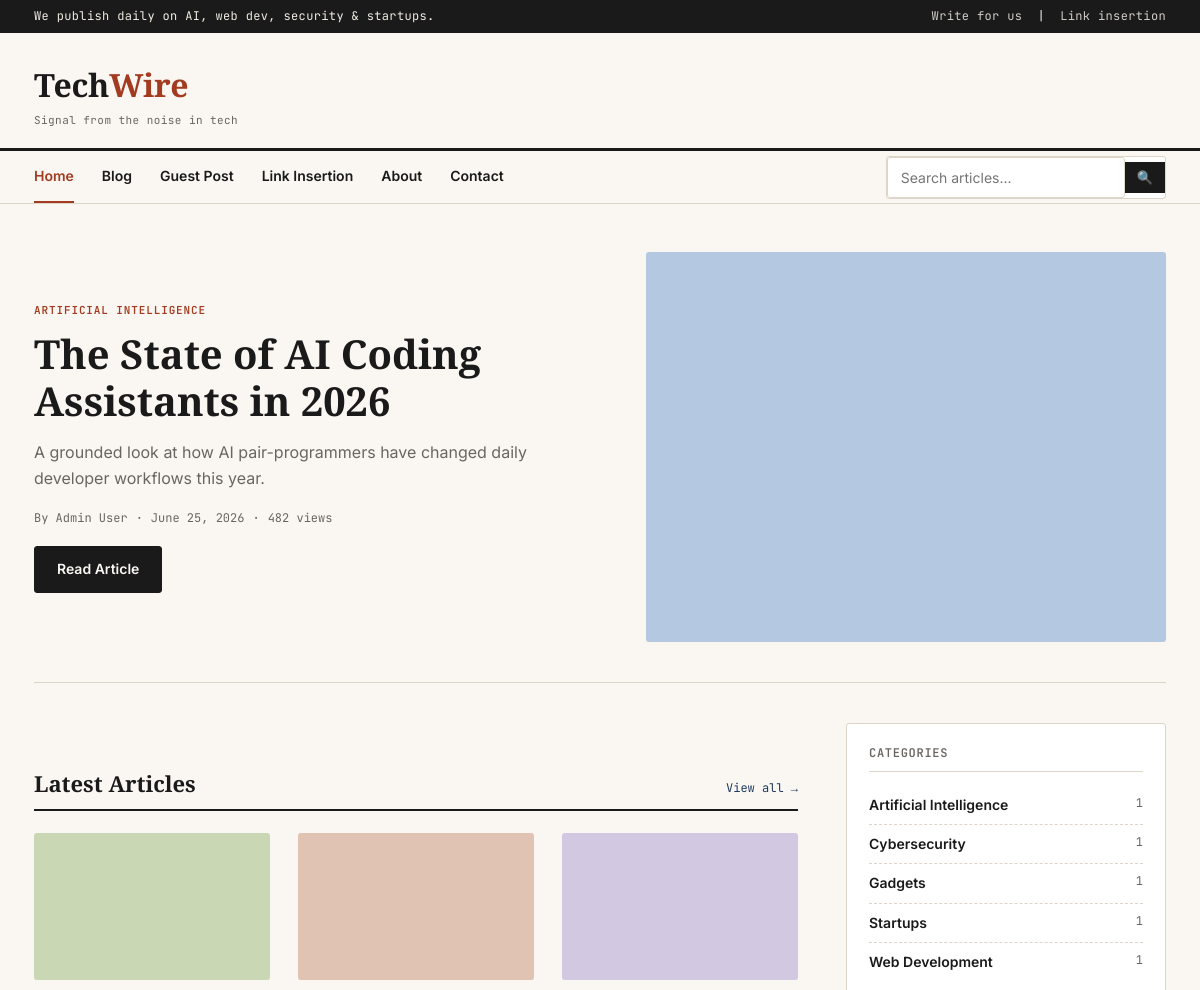
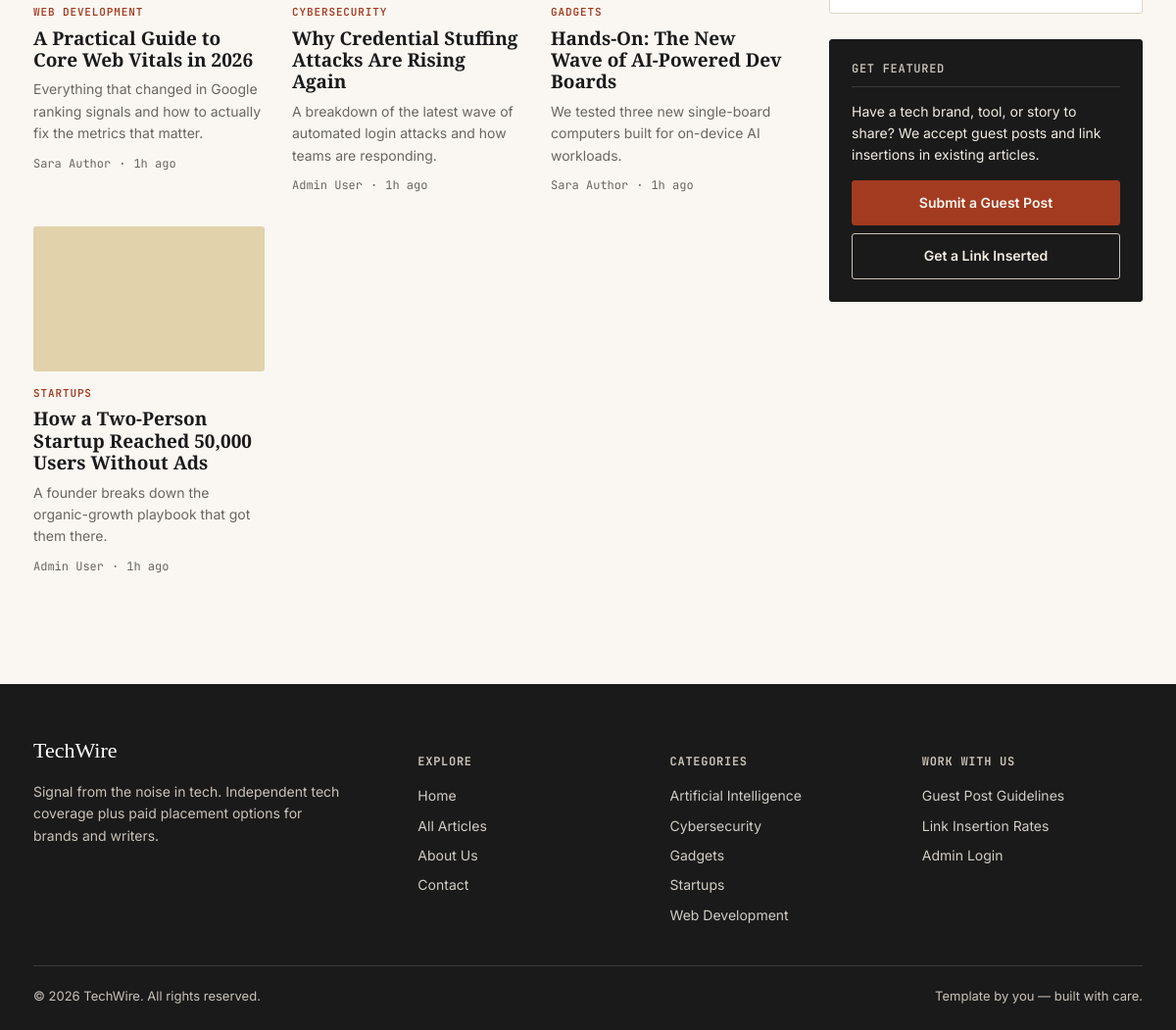
The page / on the database its author committed (2 pictures, top to bottom).
### tables this page shows
CREATE TABLE IF NOT EXISTS posts (
    id INT AUTO_INCREMENT PRIMARY KEY,
    title VARCHAR(255) NOT NULL,
    slug VARCHAR(255) NOT NULL UNIQUE,
    excerpt VARCHAR(500),
    content LONGTEXT NOT NULL,
    featured_image VARCHAR(255),
    category_id INT,
    author_id INT NOT NULL,
    status ENUM('draft','pending','published') NOT NULL DEFAULT 'draft',
    is_sponsored TINYINT(1) NOT NULL DEFAULT 0,
    post_type ENUM('standard','guest_post') NOT NULL DEFAULT 'standard',
    views INT NOT NULL DEFAULT 0,
    published_at DATETIME NULL,
    created_at DATETIME DEFAULT CURRENT_TIMESTAMP,
    updated_at DATETIME DEFAULT CURRENT_TIMESTAMP ON UPDATE CURRENT_TIMESTAMP,
    FOREIGN KEY (category_id) REFERENCES categories(id) ON DELETE SET NULL,
    FOREIGN KEY (author_id) REFERENCES users(id) ON DELETE CASCADE,
    FULLTEXT KEY ft_search (title, excerpt, content)
);

CREATE TABLE IF NOT EXISTS categories (
    id INT AUTO_INCREMENT PRIMARY KEY,
    name VARCHAR(100) NOT NULL,
    slug VARCHAR(100) NOT NULL UNIQUE,
    description VARCHAR(255),
    created_at DATETIME DEFAULT CURRENT_TIMESTAMP
);

CREATE TABLE IF NOT EXISTS users (
    id INT AUTO_INCREMENT PRIMARY KEY,
    name VARCHAR(100) NOT NULL,
    email VARCHAR(150) NOT NULL UNIQUE,
    password VARCHAR(255) NOT NULL,
    role ENUM('admin','author') NOT NULL DEFAULT 'author',
    avatar VARCHAR(255) DEFAULT 'assets/images/avatar-default.png',
    bio TEXT,
    status ENUM('active','disabled') NOT NULL DEFAULT 'active',
    created_at DATETIME DEFAULT CURRENT_TIMESTAMP
);

### includes/functions.php (called while the page is built, shortened)
<?php
function e($str) {
    return htmlspecialchars($str ?? '', ENT_QUOTES, 'UTF-8');
}
function get_setting($pdo, $key, $default = '') {
    static $cache = null;
    if ($cache === null) {
        $cache = [];
        $stmt = $pdo->query("SELECT setting_key, setting_value FROM site_settings");
        foreach ($stmt->fetchAll() as $row) {
            $cache[$row['setting_key']] = $row['setting_value'];
        }
    }
    return $cache[$key] ?? $default;
}
function time_ago($datetime) {
    $diff = time() - strtotime($datetime);
    if ($diff < 86400) return floor($diff / 3600) . 'h ago';
    return date('M j, Y', strtotime($datetime));
}
function format_date($datetime) {
    return date('F j, Y', strtotime($datetime));
}

### index.php (the view, shortened to what this page needs)
<?php
require_once __DIR__ . '/includes/config.php';
require_once __DIR__ . '/includes/functions.php';
$active_nav = 'home';
$featured = $pdo->query("
    SELECT p.*, c.name AS cat_name, c.slug AS cat_slug, u.name AS author_name
    FROM posts p
    LEFT JOIN categories c ON p.category_id = c.id
    LEFT JOIN users u ON p.author_id = u.id
    WHERE p.status = 'published'
    ORDER BY p.published_at DESC
    LIMIT 1
")->fetch();
$latest = $pdo->prepare("
    SELECT p.*, c.name AS cat_name, c.slug AS cat_slug, u.name AS author_name
    FROM posts p
    LEFT JOIN categories c ON p.category_id = c.id
    LEFT JOIN users u ON p.author_id = u.id
    WHERE p.status = 'published' AND p.id != ?
    ORDER BY p.published_at DESC
    LIMIT 6
");
$latest->execute([$featured['id'] ?? 0]);
$latest_posts = $latest->fetchAll();
$categories = $pdo->query("
    SELECT c.*, COUNT(p.id) AS post_count
    FROM categories c
    LEFT JOIN posts p ON p.category_id = c.id AND p.status = 'published'
    GROUP BY c.id ORDER BY c.name
")->fetchAll();
require_once __DIR__ . '/includes/header.php';
?>
<div class="container">
  <?php if ($featured): ?>
  <section class="featured-post">
    <div>
      <div class="meta-line">
        <span class="eyebrow"><?= e($featured['cat_name'] ?? 'General') ?></span>
      </div>
      <h1><a href="<?= SITE_URL ?>/post.php?slug=<?= e($featured['slug']) ?>" style="color:inherit;"><?= e($featured['title']) ?></a></h1>
      <p class="excerpt"><?= e($featured['excerpt'] ?: excerpt_from_content($featured['content'])) ?></p>
      <div class="meta-line" style="margin-bottom:18px;">
        <span>By <?= e($featured['author_name']) ?></span>
        <span class="dot"></span>
        <span><?= format_date($featured['published_at']) ?></span>
        <span class="dot"></span>
        <span><?= (int)$featured['views'] ?> views</span>
      </div>
      <a href="<?= SITE_URL ?>/post.php?slug=<?= e($featured['slug']) ?>" class="btn btn-primary">Read Article</a>
    </div>
    <div class="media">
      <img src="<?= SITE_URL ?>/<?= e($featured['featured_image'] ?: 'assets/images/placeholder.jpg') ?>" alt="<?= e($featured['title']) ?>">
    </div>
  </section>
  <?php else: ?>
  <div class="empty-state"><div class="icon">📰</div><p>No published articles yet. Log in to the admin panel to publish your first post.</p></div>
  <?php endif; ?>
  <div class="layout-with-sidebar">
    <div>
      <div class="section-head">
        <h2>Latest Articles</h2>
        <a href="<?= SITE_URL ?>/blog.php">View all &rarr;</a>
      </div>
      <?php if ($latest_posts): ?>
      <div class="post-river">
        <?php foreach ($latest_posts as $p): ?>
        <article class="post-card">
          <div class="media">
            <a href="<?= SITE_URL ?>/post.php?slug=<?= e($p['slug']) ?>">
              <img src="<?= SITE_URL ?>/<?= e($p['featured_image'] ?: 'assets/images/placeholder.jpg') ?>" alt="<?= e($p['title']) ?>">
            </a>
          </div>
          <span class="eyebrow"><?= e($p['cat_name'] ?? 'General') ?></span>
          <h3><a href="<?= SITE_URL ?>/post.php?slug=<?= e($p['slug']) ?>"><?= e($p['title']) ?></a></h3>
          <p><?= e($p['excerpt'] ?: excerpt_from_content($p['content'], 100)) ?></p>
          <div class="meta-line"><span><?= e($p['author_name']) ?></span><span class="dot"></span><span><?= time_ago($p['published_at']) ?></span></div>
        </article>
        <?php endforeach; ?>
      </div>
      <?php else: ?>
        <div class="empty-state"><p>More articles will show up here once they're published.</p></div>
      <?php endif; ?>
    </div>
    <aside>
      <div class="sidebar-box">
        <h4>Categories</h4>
        <ul class="cat-list">
          <?php foreach ($categories as $c): ?>
          <li><a href="<?= SITE_URL ?>/category.php?slug=<?= e($c['slug']) ?>"><?= e($c['name']) ?></a><span class="cat-count"><?= (int)$c['post_count'] ?></span></li>
          <?php endforeach; ?>
        </ul>
      </div>
      <div class="sidebar-box cta">
        <h4>Get Featured</h4>
        <p>Have a tech brand, tool, or story to share? We accept guest posts and link insertions in existing articles.</p>
        <a href="<?= SITE_URL ?>/guest-post.php" class="btn btn-primary btn-block" style="margin-bottom:8px;">Submit a Guest Post</a>
        <a href="<?= SITE_URL ?>/link-insertion.php" class="btn btn-outline btn-block" style="border-color:var(--grey-light); color:var(--paper-warm);">Get a Link Inserted</a>
      </div>
    </aside>
  </div>
</div>
<?php require_once __DIR__ . '/includes/footer.php'; ?>

### includes/header.php (shortened to what this page needs)
<?php
$site_name = get_setting($pdo, 'site_name', 'TechWire');
$tagline = get_setting($pdo, 'site_tagline', 'Signal from the noise in tech');
?>
<!DOCTYPE html>
<html lang="en">
<head>
<link rel="stylesheet" href="<?= SITE_URL ?>/assets/css/style.css">
</head>
<body>
<div class="masthead-top">
  <div class="container">
    <span>We publish daily on AI, web dev, security &amp; startups.</span>
    <span><a href="<?= SITE_URL ?>/guest-post.php">Write for us</a> &nbsp;|&nbsp; <a href="<?= SITE_URL ?>/link-insertion.php">Link insertion</a></span>
  </div>
</div>
<header class="masthead">
  <div class="container">
    <div>
      <a href="<?= SITE_URL ?>/index.php" style="text-decoration:none;">
        <div class="logo"><?= e(substr($site_name,0,4)) ?><span><?= e(substr($site_name,4)) ?></span></div>
      </a>
      <div class="tagline"><?= e($tagline) ?></div>
    </div>
  </div>
</header>
<nav class="main-nav">
  <div class="container">
    <ul class="nav-links">
      <li><a href="<?= SITE_URL ?>/index.php" class="<?= ($active_nav ?? '') === 'home' ? 'active' : '' ?>">Home</a></li>
      <li><a href="<?= SITE_URL ?>/blog.php" class="<?= ($active_nav ?? '') === 'blog' ? 'active' : '' ?>">Blog</a></li>
      <li><a href="<?= SITE_URL ?>/guest-post.php" class="<?= ($active_nav ?? '') === 'guest' ? 'active' : '' ?>">Guest Post</a></li>
      <li><a href="<?= SITE_URL ?>/link-insertion.php" class="<?= ($active_nav ?? '') === 'link' ? 'active' : '' ?>">Link Insertion</a></li>
      <li><a href="<?= SITE_URL ?>/about.php" class="<?= ($active_nav ?? '') === 'about' ? 'active' : '' ?>">About</a></li>
      <li><a href="<?= SITE_URL ?>/contact.php" class="<?= ($active_nav ?? '') === 'contact' ? 'active' : '' ?>">Contact</a></li>
    </ul>
    <form class="nav-search-form" action="<?= SITE_URL ?>/search.php" method="get">
      <input type="search" name="q" placeholder="Search articles..." value="<?= e($_GET['q'] ?? '') ?>" aria-label="Search">
      <button type="submit" aria-label="Search">&#128269;</button>
    </form>
  </div>
</nav>

### includes/footer.php (shortened to what this page needs)
<?php
$cats_for_footer = $pdo->query("SELECT name, slug FROM categories ORDER BY name LIMIT 5")->fetchAll();
?>
<footer>
  <div class="container">
    <div class="footer-grid">
      <div>
        <div class="footer-logo"><?= e($site_name) ?></div>
        <p style="font-size:14px; color:var(--grey-light); max-width:320px;"><?= e($tagline) ?>. Independent tech coverage plus paid placement options for brands and writers.</p>
      </div>
      <div>
        <h5>Explore</h5>
        <ul>
          <li><a href="<?= SITE_URL ?>/index.php">Home</a></li>
          <li><a href="<?= SITE_URL ?>/blog.php">All Articles</a></li>
          <li><a href="<?= SITE_URL ?>/about.php">About Us</a></li>
          <li><a href="<?= SITE_URL ?>/contact.php">Contact</a></li>
        </ul>
      </div>
      <div>
        <h5>Categories</h5>
        <ul>
          <?php foreach ($cats_for_footer as $c): ?>
          <li><a href="<?= SITE_URL ?>/category.php?slug=<?= e($c['slug']) ?>"><?= e($c['name']) ?></a></li>
          <?php endforeach; ?>
        </ul>
      </div>
      <div>
        <h5>Work With Us</h5>
        <ul>
          <li><a href="<?= SITE_URL ?>/guest-post.php">Guest Post Guidelines</a></li>
          <li><a href="<?= SITE_URL ?>/link-insertion.php">Link Insertion Rates</a></li>
          <li><a href="<?= SITE_URL ?>/admin/login.php">Admin Login</a></li>
        </ul>
      </div>
    </div>
    <div class="footer-bottom">
      <span>&copy; <?= date('Y') ?> <?= e($site_name) ?>. All rights reserved.</span>
      <span>Template by you — built with care.</span>
    </div>
  </div>
</footer>
</body>
</html>

### rows shown on the page
posts: category.name "ARTIFICIAL INTELLIGENCE", title "The State of AI Coding Assistants in 2026", excerpt "A grounded look at how AI pair-programmers have changed daily developer workflows this year.", author.name "Admin User", published_at "June 25, 2026", views "482", featured_image (picture)
posts: featured_image (picture), category.name "WEB DEVELOPMENT", title "A Practical Guide to Core Web Vitals in 2026", excerpt "Everything that changed in Google ranking signals and how to actually fix the metrics that matter.", author.name "Sara Author", published_at "1h ago"
posts: featured_image (picture), category.name "CYBERSECURITY", title "Why Credential Stuffing Attacks Are Rising Again", excerpt "A breakdown of the latest wave of automated login attacks and how teams are responding.", author.name "Admin User", published_at "1h ago"
posts: featured_image (picture), category.name "GADGETS", title "Hands-On: The New Wave of AI-Powered Dev Boards", excerpt "We tested three new single-board computers built for on-device AI workloads.", author.name "Sara Author", published_at "1h ago"
posts: featured_image (picture), category.name "STARTUPS", title "How a Two-Person Startup Reached 50,000 Users Without Ads", excerpt "A founder breaks down the organic-growth playbook that got them there.", author.name "Admin User", published_at "1h ago"
categories: name "Artificial Intelligence", post_count "1"
categories: name "Cybersecurity", post_count "1"
categories: name "Gadgets", post_count "1"
categories: name "Startups", post_count "1"
categories: name "Web Development", post_count "1"

### other values the page prints
substr($site_name,0,4) "Tech"
substr($site_name,4) "Wire"
$tagline "Signal from the noise in tech"
$site_name "TechWire"
